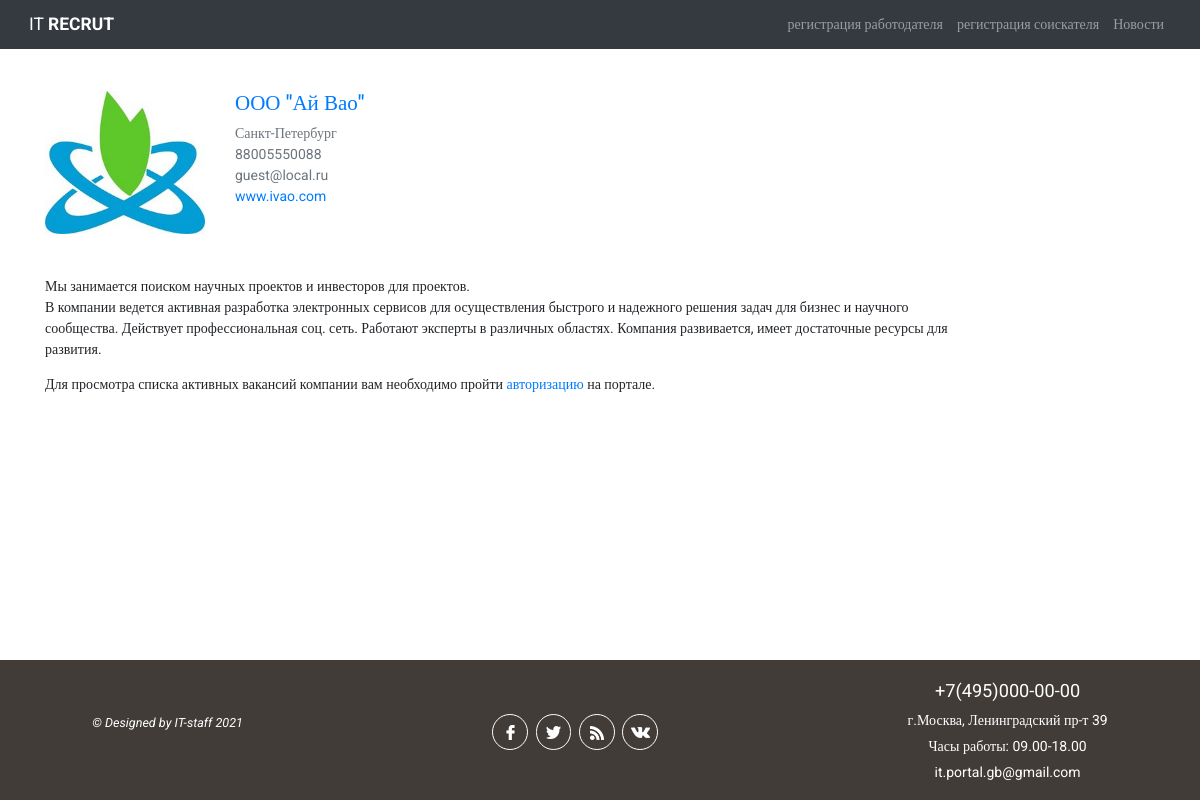
Screenshot of /employer/company_profile/2/ with the database file from the repository.
### authapp/models.py (models this page shows, shortened)
class Employer(models.Model):
    NEED_MODER = 'need_moderation'
    MODER_OK = 'moderation_ok'
    MODER_REJECT = 'moderation_reject'
    EMPLOYER_STATUS_CHOICES = (
        (NEED_MODER, 'требуется модерация'),
        (MODER_OK, 'модерация пройдена успешно'),
        (MODER_REJECT, 'отклонено модератором')
    )
    company_name = models.CharField(verbose_name='название компании', max_length=128, unique=True)
    city = models.CharField(verbose_name='город', max_length=64, blank=True)
    tel = models.CharField(verbose_name='телефон', max_length=11, blank=True)
    short_description = models.TextField(verbose_name='краткое описание компании')
    logo = models.ImageField(upload_to='company_logo', blank=True)
    web = models.CharField(verbose_name='вебсайт компании', max_length=64, blank=True)
    is_active = models.BooleanField(default=True)
    user = models.OneToOneField(User, on_delete=models.CASCADE)
    status = models.CharField(verbose_name='статус компании на сайте',
                              choices=EMPLOYER_STATUS_CHOICES, default=NEED_MODER,
                              max_length=32)
    failed_moderation = models.CharField(max_length=512, blank=True, verbose_name='поле '
                                                                                  'заполняется в случае отклонения модерации')
    activation_key = models.CharField(max_length=128, blank=True)
    activation_key_expires = models.DateTimeField(default=(datetime.now() + timedelta(hours=24)))
    class Meta:
        verbose_name_plural = 'Работодатели'

### employerapp/views.py (the view)
# urls.py: path('company_profile/<int:emp_id>/', views.company_profile, name='company_profile'),
def company_profile(request, emp_id):
    title = 'Профиль компании'
    employer = get_object_or_404(Employer, pk=emp_id)
    vacancies = Vacancy.objects.filter(action='moderation_ok', hide=False,
                                       employer=employer).order_by('published')
    context = {'title': title, 'employer': employer, 'vacancies': vacancies}
    return render(request, 'employerapp/company_profile.html', context)

### employerapp/templates/employerapp/company_profile.html
{% extends 'mainapp/base.html' %}
{% load static %}
{% block content %}
<div class="container my-5">
  <div class="row">
    <div class="col-3 col-lg-2">
      {% if employer.logo %}
      <img class="card-img" src="/media/{{ employer.logo }}" alt="лого {{ employer.company_name }}">
      {% else %}
        <p class="card_img">Лого не загружено</p>
      {% endif %}
    </div>
    <div class="col-9 col-lg-10">
      <p class="h4" style="color:#007bff;">{{ employer.company_name }}</p>
      <p class="text-muted mb-0">{{ employer.city }}</p>
      <p class="text-muted mb-0">{{ employer.tel }}</p>
      <p class="text-muted mb-0">{{ employer.user.email }}</p>
      {% if employer.web %}<a class="mb-0" href="https://{{ employer.web }}">{{ employer.web }}</a>{% endif %}
    </div>
  </div>
  <div class="row">
    <div class="col-10">
      <p class="mt-5">{{ employer.short_description|linebreaks }}</p>
      {% if user.seeker %}
        {% if vacancies %}
          <p>Активные вакансии компании ({{ vacancies|length }}):</p>
          {% for item in vacancies %}
            <p><a class="mb-0" href="{% url 'employer:vacancy_view' item.employer.pk item.pk %}">{{ item.vacancy_name }} ({{ item.city }})</a></p>
          {% endfor %}
        {% endif %}
      {% else %}
      <p>Для просмотра списка активных вакансий компании вам необходимо пройти <a href="{% url 'main' %}">авторизацию</a> на портале.</p>
      {% endif %}
    </div>
  </div>
</div>
{% endblock content %}

### static/css/style.css (style rules this page uses)
* { margin: 0; padding: 0; }
html { font-size: 16px; }
@media all and (min-width: 1024px) and (max-width: 1200px) { html { font-size: 14px; } }
html, body { height: 100%; }
body { box-sizing: border-box; font-family: Roboto; display: flex; flex-direction: column; }
.container { flex: 1 0 auto; }

### rows the page displays
Employer: logo (picture), company_name "ООО \"Ай Вао\"", city "Санкт-Петербург", tel "88005550088", user.email "guest@local.ru", web "www.ivao.com", short_description "Мы занимается поиском научных проектов и инвесторов для проектов. В компании ведется активная разработка электронных сервисов для осуществления быстрого и надежного решения задач для бизнес и научного сообщества. Действует профессиональная соц. сеть. Работают эксперты в различных областях. Компания развивается, имеет достаточные ресурсы для развития."
